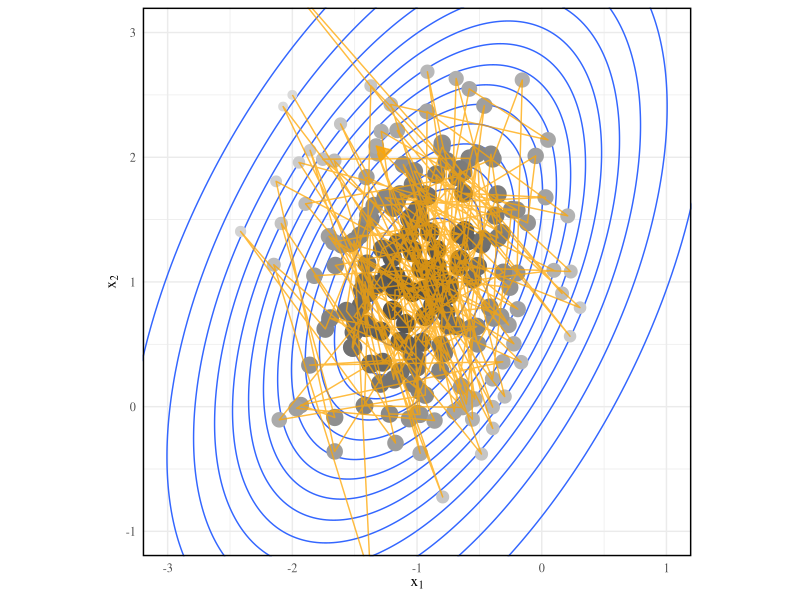

This chart was generated by the following R code: (Note: this script raises an error after producing the figure.)
# Ignorar
# library(dplyr)
# x <- runif(200, -3, 3)
# y <- x + runif(200, -3, 3)
# datos <- tibble(x, y)
# x11(); plot(x, y)
# 
# x11()
# ggplot(datos, aes(x = x, y = y)) +
#   geom_jitter() + # Add jittered points
#   geom_path()    # Add a path connecting the points in the order they appear in the data
# 
# x11()
# ggplot(datos, aes(x = x, y = y)) +
#   geom_point() + # draw points, geom_line() los ordena
#   geom_path(position=position_jitter(w=0.02, h=0))    # Add a path connecting the points in the order they appear in the data
# 
# Aproximando una distribución gaussiana en dos dimensiones ====
rm(list=ls())

library(ggplot2)
library(dplyr)

mu0 <- c(-1, 1)
Sigma0 <- matrix(c(1.0, 0.7, 0.7, 2), ncol=2, byrow=T)

# (1) Usando Gibbs ====

complete_cond <- function(mu=mu0, Sigma=Sigma0, cond0=1, cond1=2, xcond=0, n){
  cond_tmp  <- Sigma[cond0, cond1]%*%solve(Sigma[cond1, cond1])
  cond_mean <- mu[cond0] + cond_tmp * (xcond - mu[cond1])
  cond_cova <- cond_tmp %*% Sigma[cond1, cond0]
  xcond0 <- rnorm(n=n, mean=cond_mean, sd=sqrt(cond_cova))
  return(xcond0)
}

set.seed(1)
iter <- 200
x1 <- c(-2.0)
x2 <- c(2.5)
for(k in 1:iter){
  tmp <- complete_cond(cond0=1, cond1=2, xcond=x2[k], n=1) 
  x1 <- c(x1, tmp)
  tmp <- complete_cond(cond0=2, cond1=1, xcond=x1[k], n=1)
  x2 <- c(x2, tmp)
}


df_gibbs <- tibble(x1, x2) %>%
  mutate(likehood=mvtnorm::dmvnorm(., mean=mu0, sigma=Sigma0))
data.grid <- expand.grid(s.1 = seq(-4, 4, length.out=300), s.2 = seq(-4, 4, length.out=300))
q.samp <- cbind(data.grid, prob = mvtnorm::dmvnorm(data.grid, mean = mu0, sigma = Sigma0))
gibbs <- ggplot(q.samp, aes(x=s.1, y=s.2, z=prob)) + 
  geom_contour(bins=15) + # aes(colour = stat(level)), 
  coord_fixed(xlim = c(-3, 1), ylim = c(-1, 3), ratio = 1) + 
  # geom_hex(data=df_gibbs, aes(x=x1, y=x2), inherit.aes = F)+
  # geom_path(data=df_gibbs, aes(x=x1, y=x2, color=likehood), linewidth=1.2, inherit.aes = FALSE,
  #           arrow = arrow(ends = "last", type = "closed", length = unit(0.1, "inches"))) + 
  # scale_color_gradientn(colors=c("#E5F5E0", "#A1D99B", "#31A354")) +
  geom_point(data=df_gibbs, aes(x=x1, y=x2, size=likehood, color=likehood), inherit.aes = FALSE)+
  geom_path(data=df_gibbs, aes(x=x1, y=x2), linewidth=0.5, alpha=0.75, color='orange', inherit.aes = FALSE,
            arrow = arrow(ends = "last", type = "closed", length = unit(0.4, "cm"))) +
  scale_color_gradientn(colors=grey.colors(n=8, rev=T)) +
  labs(x=expression(x[1]), y=expression(x[2])) + 
  theme_minimal() + 
  theme(aspect.ratio = 1,    text = element_text(family = "serif", size=11),
        legend.position = 'none',
        panel.border = element_rect(color = "black", fill = NA, linewidth = 1),
        # plot.background = element_rect(colour = "black", fill = NA, linewidth = 1.2)
  )
x11(); print(gibbs)

# (2) Usando Metropolis con caminata aleatoria ====

set.seed(1)
iter <- 200
x1 <- c(-2.0)
x2 <- c(2.5)
set.seed(1)
for(k in 1:iter){
  xt <- c(x1[k], x2[k])
  # xstar <- mvtnorm::rmvnorm(n=1, mean=c(0, 0))
  xstar <- mvtnorm::rmvnorm(n=1, mean=xt) # candidato
  pi_xt <- mvtnorm::dmvnorm(x=xt, mean=mu0, sigma=Sigma0) # likelihood actual
  pi_star <- mvtnorm::dmvnorm(x=xstar, mean=mu0, sigma=Sigma0) # likelihood candidato
  alpha <- min(c(1, pi_star/pi_xt))
  u <- runif(n=1, 0, 1)
  if(u < alpha){
    x1[k+1] <- xstar[1]
    x2[k+1] <- xstar[2]
  } else{
    x1[k+1] <- xt[1]
    x2[k+1] <- xt[2]
  }
}

df_metropolis <- tibble(x1, x2) %>%
  mutate(likehood=mvtnorm::dmvnorm(., mean=mu0, sigma=Sigma0))
data.grid <- expand.grid(s.1 = seq(-4, 4, length.out=300), s.2 = seq(-4, 4, length.out=300))
q.samp <- cbind(data.grid, prob = mvtnorm::dmvnorm(data.grid, mean = mu0, sigma = Sigma0))
metropolis <- ggplot(q.samp, aes(x=s.1, y=s.2, z=prob)) + 
  geom_contour(bins=15) + # aes(colour = stat(level)), 
  coord_fixed(xlim = c(-3, 1), ylim = c(-1, 3), ratio = 1) + 
  # geom_hex(data=df_gibbs, aes(x=x1, y=x2), inherit.aes = F)+
  # geom_path(data=df_gibbs, aes(x=x1, y=x2, color=likehood), linewidth=1.2, inherit.aes = FALSE,
  #           arrow = arrow(ends = "last", type = "closed", length = unit(0.1, "inches"))) + 
  # scale_color_gradientn(colors=c("#E5F5E0", "#A1D99B", "#31A354")) +
  geom_point(data=df_metropolis, aes(x=x1, y=x2, size=likehood, color=likehood), inherit.aes = FALSE)+
  geom_path(data=df_metropolis, aes(x=x1, y=x2), linewidth=0.5, alpha=0.75, color='orange', inherit.aes = FALSE,
            arrow = arrow(ends = "last", type = "closed", length = unit(0.4, "cm"))) +
  scale_color_gradientn(colors=grey.colors(n=8, rev=T)) +
  labs(x=expression(x[1]), y=expression(x[2])) + 
  theme_minimal() + 
  theme(aspect.ratio = 1,    text = element_text(family = "serif", size=11),
        panel.border = element_rect(color = "black", fill = NA, linewidth = 1),
        legend.position = 'none',
        # plot.background = element_rect(colour = "black", fill = NA, linewidth = 1.2)
  )
x11(); print(metropolis)

# (3) Usando VB Mean Field ====

q_opt <- function(x, mu=mu0, Sigma=Sigma0, E_x=mu0){
  mu1 <- mu[1] + Sigma[1, 2]%*%solve(Sigma[2, 2]) * (E_x[2] - mu[2])
  mu2 <- mu[2] + Sigma[2, 1]%*%solve(Sigma[1, 1]) * (E_x[1] - mu[1])
  Sigma1 <- Sigma[1, 1] - Sigma[1, 2]%*%solve(Sigma[2, 2])%*%Sigma[2, 1]
  Sigma2 <- Sigma[2, 2] - Sigma[2, 1]%*%solve(Sigma[1, 1])%*%Sigma[1, 2]
  q1 <- dnorm(x[1], mean=mu1, sd=sqrt(Sigma1))
  q2 <- dnorm(x[2], mean=mu2, sd=sqrt(Sigma2))
  q  <- q1 * q2
  return(q)
}

x0 <- seq(-4, 4, length=200)
data.grid2 <- expand.grid(x0, x0)
colnames(data.grid2) <- c('x1', 'x2')
q.samp2 <- cbind(data.grid2, q=apply(data.grid2, 1, q_opt))
head(q.samp2)

meanfield <- ggplot(q.samp, aes(x=s.1, y=s.2, z=prob), color='red') + 
  scale_color_manual(values='red', label='XD') + 
  geom_contour(bins=15) + # aes(colour = stat(level)) + 
  geom_contour(data=q.samp2, mapping=aes(x=x1, y=x2, z=q),
               bins=7, col='orange', linewidth=1.2) + 
  coord_fixed(xlim = c(-3, 1), ylim = c(-1, 3), ratio=1, clip = 'on') +
  labs(x=expression(x[1]), y=expression(x[2])) + 
  theme_minimal() + 
  theme(aspect.ratio = 1,    text = element_text(family = "serif", size=11),
        panel.border = element_rect(color = "black", fill = NA, linewidth = 1),
        # plot.background = element_rect(colour = "black", fill = NA, linewidth = 1.2)
        )
x11(); print(meanfield)


# (4) Usando HMC ====

gaussian_U <- function(x, mu=mu0, Sigma=Sigma0){
  log_prop <- 0.5 * t(x-mu)%*%solve(Sigma)%*%(x-mu) # el menos lo pone HMC
  # log_prop <- mvtnorm::dmvnorm(x, mean=mu, sigma=Sigma, log=T)
  return(as.numeric(log_prop))
}

grad_gaussian_U <- function(x, mu=mu0, Sigma=Sigma0){
  grad <- solve(Sigma) %*% (x-mu0) # el menos lo pone HMC
  return(grad)
}


HMC = function (U, grad_U, epsilon, L, current_q)
{
  q = current_q
  p = rnorm(length(q),0,1) # independent standard normal variates
  current_p = p
  # Make a half step for momentum at the beginning
  p = p - epsilon * grad_U(q) / 2
  # Alternate full steps for position and momentum
  for (i in 1:L)
  {
    # Make a full step for the position
    q = q + epsilon * p
    # Make a full step for the momentum, except at end of trajectory
    if (i!=L) p = p - epsilon * grad_U(q)
  }
  # Make a half step for momentum at the end.
  p = p - epsilon * grad_U(q) / 2
  # Negate momentum at end of trajectory to make the proposal symmetric
  p = -p
  # Evaluate potential and kinetic energies at start and end of trajectory
  current_U = U(current_q)
  current_K = sum(current_p^2) / 2
  proposed_U = U(q)
  proposed_K = sum(p^2) / 2
  # Accept or reject the state at end of trajectory, returning either
  # the position at the end of the trajectory or the initial position
  if (runif(1) < exp(current_U-proposed_U+current_K-proposed_K))
  {
    return (q) # accept
  }
  else
  {
    return (current_q) # reject
  }
}

set.seed(1)
iter <- 20
samples <- matrix(NA, iter-1, 2)
q0 <- c(-2, 2.5)
samples[1, ] <- q0
for(i in 2:(iter-1)){
  q <- HMC(U=gaussian_U, grad_U = grad_gaussian_U,
           epsilon = 0.1, L = 10, current_q = q0)
  samples[i, ] <- q
  q0 <- q
}

colMeans(samples)
cov(samples)
Sigma0

df_hmc <- tibble(x1=samples[, 1], x2=samples[, 2]) %>%
  mutate(likehood=mvtnorm::dmvnorm(., mean=mu0, sigma=Sigma0))
data.grid <- expand.grid(s.1 = seq(-4, 4, length.out=300), s.2 = seq(-4, 4, length.out=300))
q.samp <- cbind(data.grid, prob = mvtnorm::dmvnorm(data.grid, mean = mu0, sigma = Sigma0))
hmc <- ggplot(q.samp, aes(x=s.1, y=s.2, z=prob)) + 
  geom_contour(bins=15) + # aes(colour = stat(level)), 
  coord_fixed(xlim = c(-3, 1), ylim = c(-1, 3), ratio = 1) + 
  geom_point(data=df_hmc, aes(x=x1, y=x2, size=likehood, color=likehood), inherit.aes = FALSE)+
  geom_path(data=df_hmc, aes(x=x1, y=x2), linewidth=0.5, alpha=0.75, color='orange', inherit.aes = FALSE,
            arrow = arrow(ends = "last", type = "closed", length = unit(0.4, "cm"))) +
  # geom_path(data=df_hmc, aes(x=x1, y=x2, color=likehood), linewidth=1.2, inherit.aes = FALSE,
  #           arrow = arrow(ends = "last", type = "closed", length = unit(0.1, "inches"))) +
  # la desventaja de esto, es que las lineas pueden empezar en baja prob. y terminar en alta
  # y tener el mismo color
  scale_color_gradientn(colors=gray.colors(n=2, rev = T))+
  labs(x=expression(x[1]), y=expression(x[2])) + 
  theme_minimal() + 
  theme(aspect.ratio = 1,    text = element_text(family = "serif", size=11),
        panel.border = element_rect(color = "black", fill = NA, linewidth = 1),
        legend.position = 'none',
        # plot.background = element_rect(colour = "black", fill = NA, linewidth = 1.2)
  )
x11(); print(hmc)

# Guardar ====

path <- r'(C:\Maestría_CP\Tesis\Documento-Tesis-SAOM\Documento-Tesis\Figuras)'
setwd(path)

ggsave(plot = gibbs, file='./c-iii/normal-gibbs.pdf',
       height = 15, width=15, dpi=300, units = 'cm')

ggsave(plot = gibbs, file='./c-iii/normal-gibbs-after.pdf',
       height = 15, width=15, dpi=300, units = 'cm')

ggsave(plot = metropolis, file='./c-iii/normal-metropolis.pdf',
       height = 15, width=15, dpi=300, units = 'cm')

ggsave(plot = metropolis, file='./c-iii/normal-metropolis-after.pdf',
       height = 15, width=15, dpi=300, units = 'cm')

ggsave(plot = hmc, file='./c-iii/normal-hmc.pdf',
       height = 15, width=15, dpi=300, units = 'cm')

ggsave(plot = hmc, file='./c-iii/normal-hmc-after.pdf',
       height = 15, width=15, dpi=300, units = 'cm')

ggsave(plot = meanfield, file='./c-iv/normal-meanfield.pdf',
       height = 15, width=15, dpi=300, units = 'cm')



